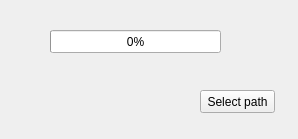
<?xml version="1.0" encoding="UTF-8"?>
<ui version="4.0">
 <class>MainWindow</class>
 <widget class="QMainWindow" name="MainWindow">
  <property name="geometry">
   <rect>
    <x>0</x>
    <y>0</y>
    <width>298</width>
    <height>139</height>
   </rect>
  </property>
  <property name="windowTitle">
   <string>MainWindow</string>
  </property>
  <widget class="QWidget" name="centralWidget">
   <widget class="QPushButton" name="Button_path">
    <property name="geometry">
     <rect>
      <x>200</x>
      <y>90</y>
      <width>75</width>
      <height>23</height>
     </rect>
    </property>
    <property name="text">
     <string>Select path</string>
    </property>
   </widget>
   <widget class="QProgressBar" name="progressBar">
    <property name="geometry">
     <rect>
      <x>50</x>
      <y>30</y>
      <width>171</width>
      <height>23</height>
     </rect>
    </property>
    <property name="value">
     <number>0</number>
    </property>
   </widget>
  </widget>
 </widget>
 <layoutdefault spacing="6" margin="11"/>
 <resources/>
 <connections/>
</ui>
